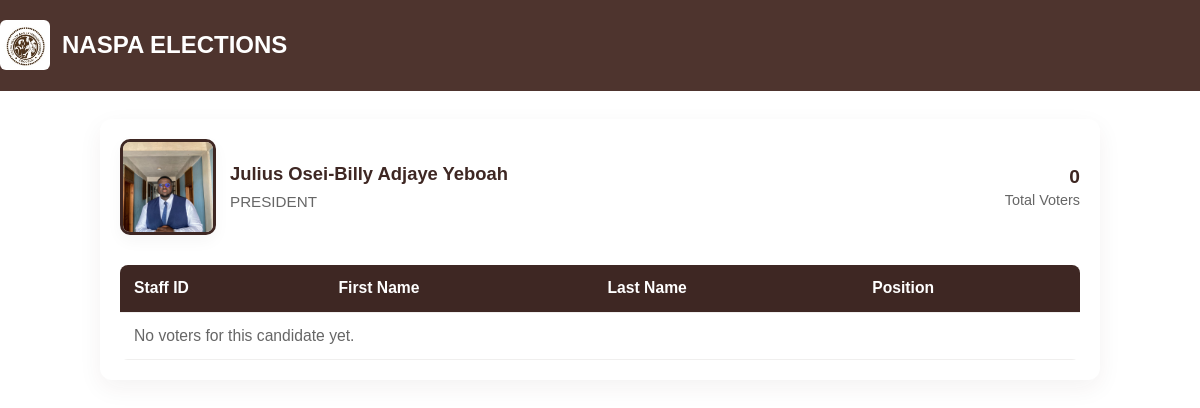
Screenshot of /main/candidate-voters/14/ with the database file from the repository.
### main/models.py (models this page shows, shortened)
class Candidate(models.Model):
    candidate_name = models.ForeignKey(User, on_delete=models.CASCADE, related_name='candidate_name')
    photo = models.ImageField(upload_to='candidate_photos/')
    candidate_position = models.ForeignKey(Position, on_delete=models.CASCADE, related_name='candidate_position')
    class Meta:
        unique_together = ('candidate_name', 'candidate_position')

class Position(models.Model):
    position_name = models.CharField(max_length=100)
    description = models.TextField()

### main/views.py (the view)
# urls.py: path('candidate-voters/<int:candidate_id>/', main_views.candidate_voters, name='candidate_voters'),
def candidate_voters(request, candidate_id):
    candidate = Candidate.objects.get(id=candidate_id)
    votes = Vote.objects.filter(candidate=candidate).select_related('voter', 'position')
    voters = [vote.voter for vote in votes]
    return render(request, 'main/candidate_voters.html', {
        'candidate': candidate,
        'votes': votes,
        'voters': voters,
    })

### main/context_processors.py (called while the page is built)
def timezone_context(request):
    return {
        'timezone': timezone,
    }

### main/templates/main/candidate_voters.html (shortened to what this page needs)
{% extends "main/base.html" %}
{% load static %}
{% block extra_css %}
<link rel="stylesheet" href="{% static 'css/candidate_voters.css' %}">
{% endblock %}
{% block content %}
<div class="candidate-voters-container">
    <div class="header-row">
        <div class="candidate-summary">
            <img src="{{ candidate.photo.url }}" class="candidate-photo" alt="{{ candidate.candidate_name.first_name }}">
            <div class="candidate-meta">
                <div class="candidate-title">{{ candidate.candidate_name.first_name }} {{ candidate.candidate_name.last_name }}</div>
                <div class="candidate-position">{{ candidate.candidate_position.position_name }}</div>
            </div>
        </div>
        <div class="stats">
            <div class="stat-item">
                <div class="stat-value">{{ votes|length }}</div>
                <div class="stat-label">Total Voters</div>
            </div>
        </div>
    </div>
    <div class="table-wrap">
        <table class="voters-table">
            <thead>
                <tr>
                    <th>Staff ID</th>
                    <th>First Name</th>
                    <th>Last Name</th>
                    <th>Position</th>
                </tr>
            </thead>
            <tbody>
                {% for vote in votes %}
                <tr>
                    <td>{{ vote.voter.username }}</td>
                    <td>{{ vote.voter.first_name }}</td>
                    <td>{{ vote.voter.last_name }}</td>
                    <td>{{ vote.position.position_name }}</td>
                </tr>
                {% empty %}
                <tr>
                    <td colspan="4" class="no-voters">No voters for this candidate yet.</td>
                </tr>
                {% endfor %}
            </tbody>
        </table>
    </div>
</div>
{% endblock %}

### main/static/css/base.css (style rules this page uses)
:root { --brand-dark: #4E342E; --brand-dark-2: #3E2723; --success: #388E3C; --danger: #C62828; --info: #1976D2; --page-bg: #ffffff; --text: #333; --max-container: 1100px; --gutter: 16px; --radius: 8px; }
* { box-sizing: border-box }
html,body { height:100% }
body { margin: 0; font-family: Arial, Helvetica, sans-serif; background-color: var(--page-bg); color: var(--text); -webkit-font-smoothing:antialiased; -moz-osx-font-smoothing:grayscale; line-height:1.45; font-size:16px; }
img { max-width: 100%; height: auto; display: inline-block; }

### main/static/css/candidate_voters.css (style rules this page uses)
.candidate-voters-container { width: 100%; max-width: 1000px; margin: 28px auto; background: #fff; border-radius: 12px; box-shadow: 0 8px 24px rgba(62,39,35,0.06); padding: 20px; box-sizing: border-box; }
.header-row { display: flex; align-items: center; justify-content: space-between; gap: 16px; margin-bottom: 18px; flex-wrap: wrap; }
.candidate-summary { display: flex; align-items: center; gap: 14px; min-width: 0; }
.candidate-photo { width: 96px; height: 96px; object-fit: cover; border-radius: 10px; border: 3px solid #3E2723; box-shadow: 0 6px 16px rgba(0,0,0,0.04); flex: 0 0 96px; }
.candidate-meta { display: flex; flex-direction: column; gap: 4px; min-width: 0; }
.candidate-title { font-size: 1.15rem; font-weight: 800; color: #3E2723; white-space: nowrap; overflow: hidden; text-overflow: ellipsis; }
.candidate-position { color: #666; font-size: 0.95rem; }
.stats { display:flex; gap:12px; align-items:center; }
.stat-item { text-align: right; }
.stat-value { font-weight:800; font-size:1.2rem; color:#3E2723; }
.stat-label { font-size:0.9rem; color:#666; }
.table-wrap { width:100%; overflow-x:auto; }
.voters-table { width: 100%; border-collapse: collapse; margin-top: 12px; min-width: 560px; background: #fff; border-radius: 8px; overflow: hidden; }
.voters-table th, .voters-table td { padding: 12px 14px; border-bottom: 1px solid #f0efee; text-align: left; vertical-align: middle; font-size: 0.98rem; }
.voters-table thead th { background: #3E2723; color: #fff; font-weight: 700; }
.no-voters { text-align: center; color: #666; padding: 18px 0; }

### rows the page displays
Candidate: photo (picture), candidate_name.first_name "Julius", candidate_name.last_name "Osei-Billy Adjaye Yeboah", candidate_position.position_name "PRESIDENT"

### other values shown
{{ votes|length }} "0"
